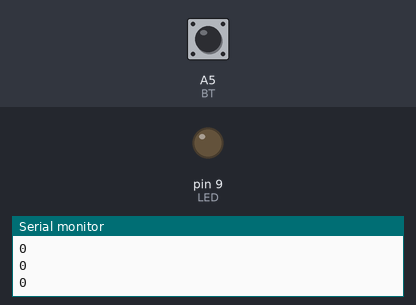
The sketch below on a simulated Arduino Uno, built with avr-gcc and run on an emulated ATmega328P. Shown: output pins drawn as LEDs (lit = HIGH), the last lines printed to the serial monitor. The inputs (shaded band) are chosen by the test bench; at power-on: A5 (BT) HIGH.

Above: at 1.2 s.
1.3 s: A5 (BT) pulled LOW for 0.15 s
At 2.07 s:
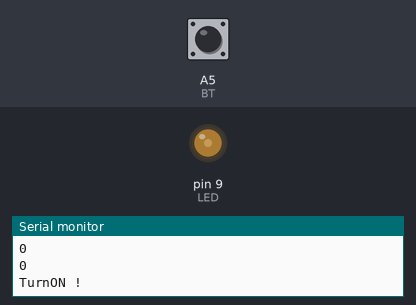
At 4.17 s:
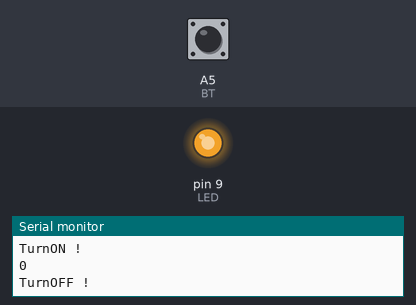
Timing chart, 0 to 7.9 s (numbered marks = the images above; inputs shaded):
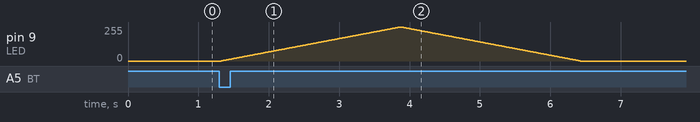

Measured:
- after the input at 1.3 s, pin 9 (LED): rises from 0/255 to 255/255 in 2.5 s, then falls to 0/255 in 2.6 s

The sketch:

led-button.ino
```cpp
const int LED=9;
const int BT=A5;
boolean alreadyoff = true;

void turnon(){
  if (alreadyoff) {
  Serial.println("TurnON !");
  for (int i=0; i<256; i++) { // Start Turning ON
    analogWrite (LED,i);
    delay(10);
    alreadyoff=false;}
  }
}
void turnoff(){
  if (!alreadyoff) {
  Serial.println("TurnOFF !");
  for (int i=255; i>=0; i--) { // Turning  OFF
    analogWrite (LED,i);
    delay(10);
    alreadyoff=true;}
  }
}

void setup() {
  Serial.begin(9600);
  pinMode (LED, OUTPUT);
  pinMode (BT, INPUT_PULLUP);

}

void loop() {
  Serial.println(!digitalRead(BT));
  if (!digitalRead(BT)==1) {
    turnon();
  } else turnoff();
}
```
